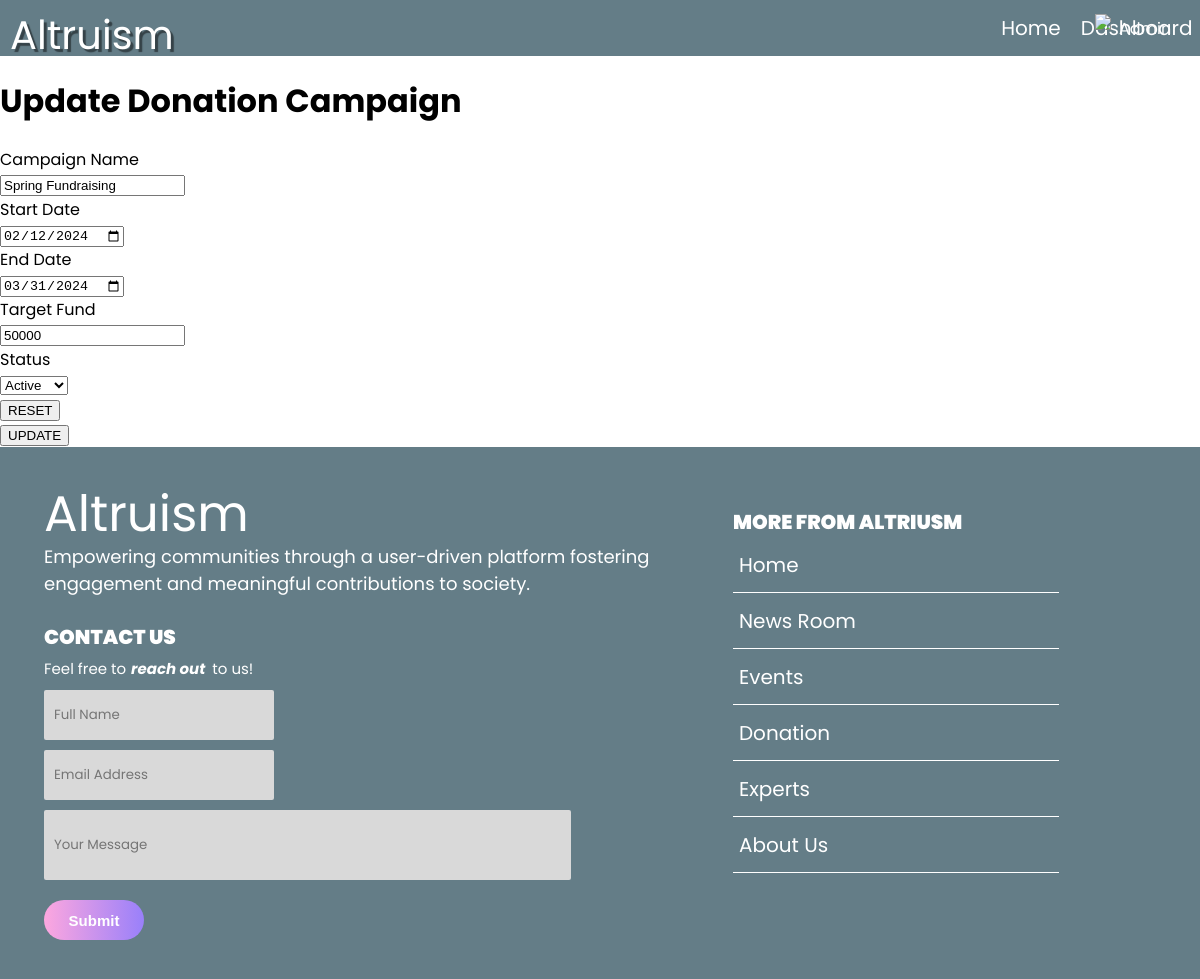
/Donation_Update.php?d_id=1 (signed in), run on the app's committed database.
### tables this page shows
CREATE TABLE `donation` (
  `donation_id` int(10) NOT NULL,
  `campaign_name` varchar(256) NOT NULL,
  `target_fund` int(10) NOT NULL,
  `start_date` datetime NOT NULL,
  `end_date` datetime DEFAULT NULL,
  `user_id` int(20) NOT NULL,
  `d_status` varchar(10) NOT NULL
);

### Donation_Update.php (the view, shortened to what this page needs)
<?php
  include "Login-Page/db_conn.php";
  include "Header.php";
  $d_id = $_GET['d_id'];
  $sql = "SELECT * FROM donation WHERE donation_id = '$d_id'";
  $result = mysqli_query($conn, $sql);
  $row = mysqli_fetch_assoc($result);
?>
<!DOCTYPE html>
<head>
  <link rel="stylesheet" href="styles/styles.css">
</head>
<body>
    <h1>Update Donation Campaign</h1>
    <form id="update-donation-form" action="Donation_UpdateProcess.php" method="post">
      <div class="login-form-container">
        <div class="username-input-box">
              Campaign Name
              <div class="username-input">
                  <input name="campaign_name" type="text" value="<?php echo $row['campaign_name']; ?>" required>
              </div>
          </div>
          <div class="username-input-box">
              Start Date
              <div class="username-input">
                  <input name="campaign_startDate" type="Date" value="<?php echo date('Y-m-d', strtotime($row['start_date'])); ?>" required>
              </div>
          </div>
          <div class="username-input-box">
              End Date
              <div class="username-input">
                  <input name="campaign_endDate" type="Date" value="<?php echo date('Y-m-d', strtotime($row['end_date']));?>" required>
              </div>
          </div>
          <div class="username-input-box">
              Target Fund
              <div class="username-input">
                  <input name="target_fund" type="number" value="<?php echo $row['target_fund']; ?>" required>
              </div>
          </div>
          <div class="password-input-box">
              Status
              <div class="password-input">
                  <select name="status">
                    <?php if ($row['d_status'] == 'active') { ?>
                    <option value="active" selected>Active</option>
                    <?php } else { ?>
                      <option value="active">Active</option>
                      <option value="inactive" selected>Inactive</option>
                    <?php } ?>
                  </select>
              </div>
          </div>
          <div class="login-button-container">
              <button type="reset">
                  RESET
              </button>
          </div>
          <div class="login-button-container">
              <button type="submit">
                  UPDATE
              </button>
          </div>
      </div>
  </form>
</body>
</html>
<?php include "Footer.php"?>

### styles/General.css (style rules this page uses)
body { font-family: League Gothic, Poppins; margin: 0; }

### data on the page
donation: campaign_name "Spring Fundraising", campaign_startDate "02/12/2024", campaign_endDate "03/31/2024", target_fund "50000", status "Active"

### other printed values
$_SESSION['username'] "Admin"
